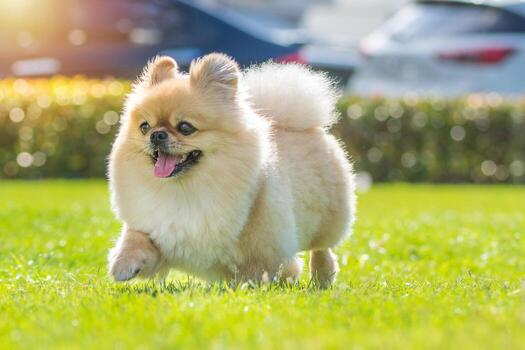
#> input picture fundamentals/image_edits/pics/dog_pic.jpg, 525 x 350 px
$ python image_edit.py
#> lines starting #> are read from the running program, lines starting #| are printed output that depends on the picture
#PIL or Pillow is a python module for image maniplation. Use case: for handling manipulation of pictures like "passport photo" or generating image from an existing picture
from PIL import Image #PIL was automatically imported with the pillow package (Pillow is the updated form of PIL)

dog_image = Image.open("./pics/dog_pic.jpg")
#> dog_image is the input picture: PIL image 525x350 RGB; mean R, G, B 170.9, 173.2, 109.4

dog_image.show() #for displaying the file

# GETTING IMAGE INFORMATION
print(dog_image.format) #this outputs the file format e.g. png of jpg
#| JPEG
print(dog_image.mode) #this outputs the colour mode e.g. RGB or CMYK or more
#| RGB
print(dog_image.size) #this outputs the pixel dimension
#| (525, 350)

# IMAGE MANIPULATION
# 1. Convert to Black and White
black_n_white_ver = dog_image.convert("L") #this extracts only the luminance of the image without the colors so making it black and white
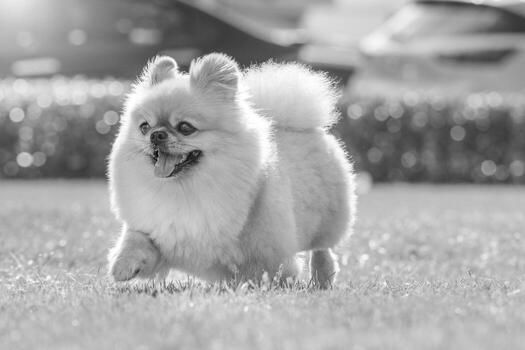
#> black_n_white_ver: PIL image 525x350 L; min 5, max 255, mean 165.3
black_n_white_ver.show()

# 2. reduce the size
small_dig_pic = dog_image.resize((125,125))
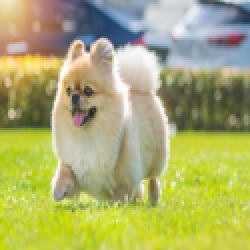
#> small_dig_pic: PIL image 125x125 RGB (shown 2 times larger); mean R, G, B 170.9, 173.2, 109.4
small_dig_pic.show()

# 3. rotate image
rotated_image = dog_image.rotate(45) #rotate 45 degrees
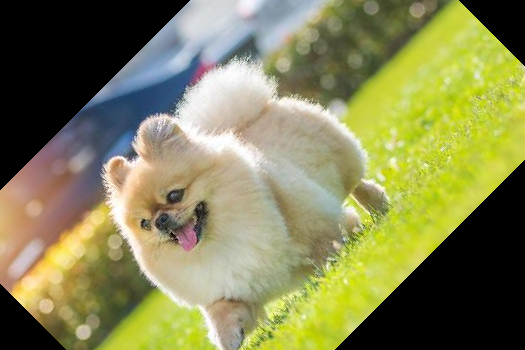
#> rotated_image: PIL image 525x350 RGB; mean R, G, B 132.9, 133, 85.6
rotated_image.show()

# 4. save as new format
small_dig_pic.save("./pics/dog_pic_small.png") #save with PNG extension

# 5. save thumbnail
import glob, os

thumnail_size = (128, 90)

for infile in glob.glob("./pics/*.jpg"): #get the list of file paths matching the provided pattern
    new_dog_img = Image.open(infile)

    #getting the file name so we can keep the name for the thumbnail
    path, filename_n_ext = os.path.split(infile) #split the current full file path into path and file name + extension
    filename = filename_n_ext.split(".")[0] #get the file name

    #convert image 2 thumbnail
    new_dog_img.thumbnail(thumnail_size) #(NOTE: this modifies in-place) this function changes the image into thumbnail size while preserving the aspect of the image
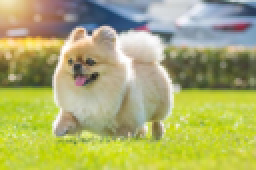
#> new_dog_img: PIL image 128x85 RGB (shown 2 times larger); mean R, G, B 171, 173.4, 109.5
    new_dog_img.save(f"{path}/exported_thumbnails/{filename}.thumbnail", "JPEG") #save with thumbnail extension using jpeg format
#> pass 2 of the loop `for infile in glob.glob("./pics/*.jpg"):`:
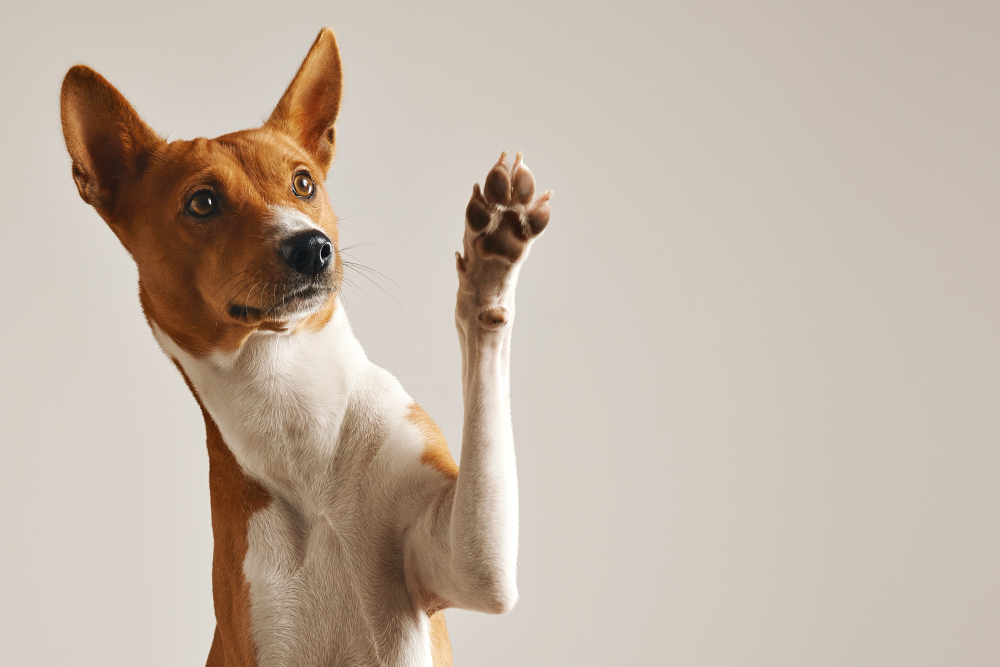
#> input picture fundamentals/image_edits/pics/dog_pic2.jpg, 1000 x 667 px
#> new_dog_img is the input picture: PIL image 1000x667 RGB; mean R, G, B 195.1, 180.7, 167.8
#> `new_dog_img.thumbnail(thumnail_size)`:
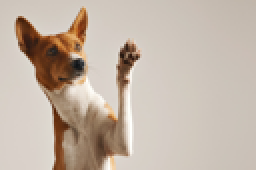
#> new_dog_img: PIL image 128x85 RGB (shown 2 times larger); mean R, G, B 195, 180.6, 167.7
#> pass 3 of the loop `for infile in glob.glob("./pics/*.jpg"):`:
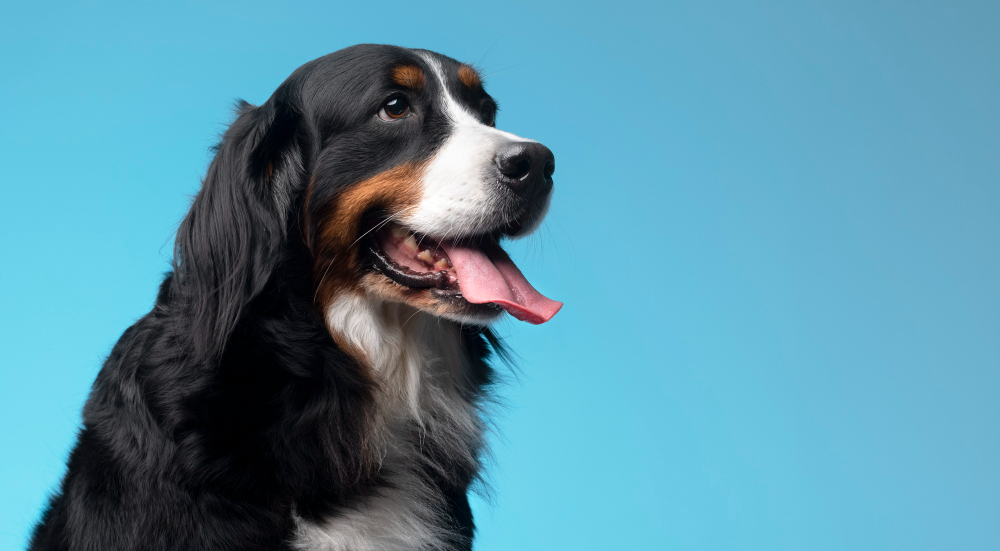
#> input picture fundamentals/image_edits/pics/dog_pic3.jpg, 1000 x 551 px
#> new_dog_img is the input picture: PIL image 1000x551 RGB; mean R, G, B 88.7, 146, 166
#> `new_dog_img.thumbnail(thumnail_size)`:
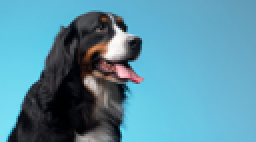
#> new_dog_img: PIL image 128x71 RGB (shown 2 times larger); mean R, G, B 88.6, 145.9, 165.9
